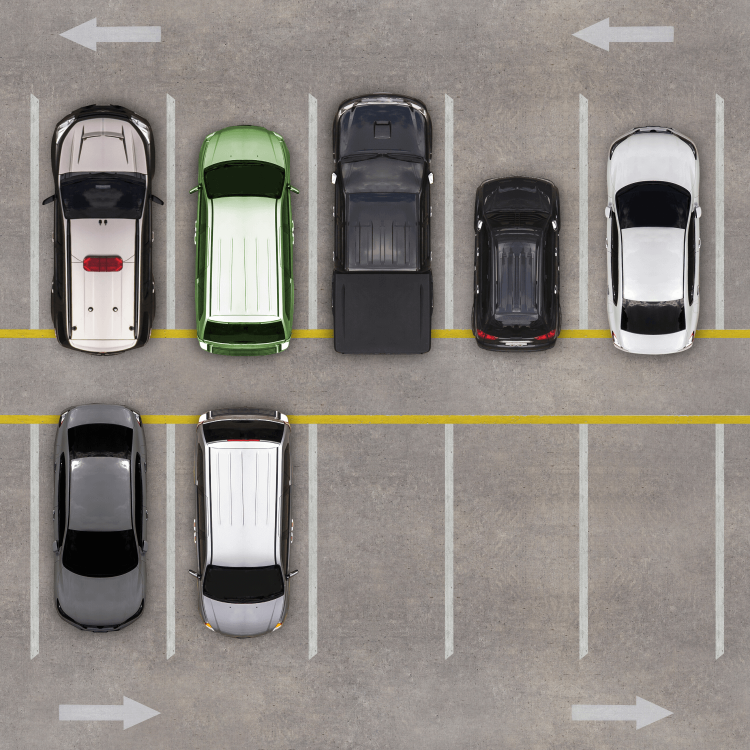
#> input picture Imagens/Estacionamento.png, 1500 x 1500 px, found by its file name (shown at 1/2 size)
$ python 'Detectando Vagas - Exemplo 1 - Versão 1.0.0.py'
#> lines starting #> are read from the running program, lines starting #| are printed output that depends on the picture; after the words box and inside, x2 and y2 are one past the last pixel; in counts of white or black regions, pixels touching at a corner belong together

#
########################################################################
# Importação das Bibliotecas Necessárias
########################################################################
#
import cv2 as cv
import numpy as np
import matplotlib.pyplot as plt
import os
from pathlib import Path

#
########################################################################
# Funções de Apoio
########################################################################
#
def LimpaTerminal ():
    if os.name == "nt":
       _ = os.system( "cls" )
    else:
      _ = os.system( "clear ")
    return ()

#
########################################################################
# Definições Gerais
########################################################################
#
NomeImagem = "Estacionamento.png"
dirRaiz = Path.home()
dirBase = "LocalCV"
dirImagem = "Imagens"
dirCaminhoImagem = str(Path(dirRaiz, dirBase, dirImagem, NomeImagem))
LarguraLinha = 3
CorLinhaLivre = (0, 255, 0 )
CorLinhaOcupada = (0, 0, 255 )
Debug = False
ListaVagas = [
               [ 31,  74, 101, 193],
               [141,  74, 101, 193],
               [255,  74, 101, 193],
               [363,  74, 101, 193],
               [470,  74, 101, 193],
               [ 33, 341, 101, 193],
               [143, 341, 101, 193],
               [256, 341, 101, 193],
               [363, 341, 101, 193],
               [472, 341, 101, 193]
             ]

#
########################################################################
# Lendo e Checando se a Imagem Foi Lida com Sucesso
########################################################################
#
imgBase = cv.imread ( dirCaminhoImagem, cv.IMREAD_COLOR)
#> imgBase is the input picture: shape (1500, 1500, 3); mean B, G, R 129.7, 135.3, 140.8
if imgBase is None:
   LimpaTerminal ()
   print( "Não Foi Localizada a Imagem : ", NomeImagem)
   exit ()

#
########################################################################
# Reduzindo o Tamanho da Imagem
########################################################################
#
imgReduzida = cv.resize(imgBase, (0,0), fx=0.4, fy=0.4, interpolation = cv.INTER_AREA)
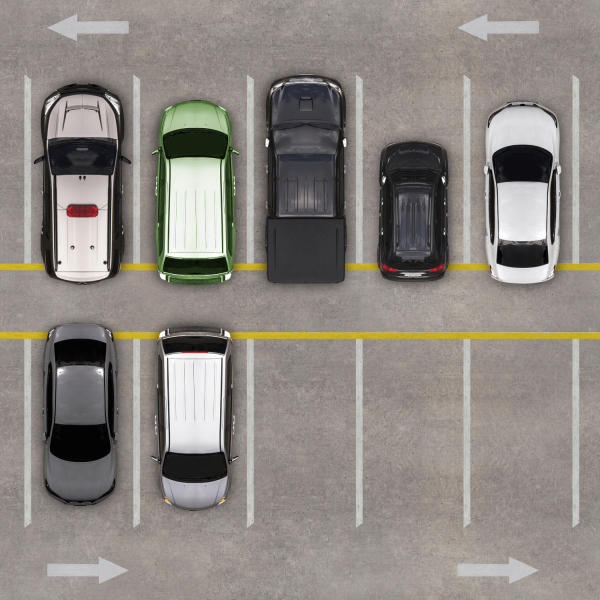
#> imgReduzida: shape (600, 600, 3); mean B, G, R 129.7, 135.3, 140.8

#
########################################################################
# Selecionando a Região de Interesse
########################################################################
#
imgResultado = np.copy (imgReduzida)
for xPos, yPos, Largura, Altura in ListaVagas:
      PontoInicial = (xPos,yPos)
      PontoFinal = (xPos+Largura,yPos+Altura)

      imgResultadoCinza = cv.cvtColor ( imgResultado, cv.COLOR_BGR2GRAY )
      imgResultadoLimiar = cv.adaptiveThreshold (imgResultadoCinza, 255, cv.ADAPTIVE_THRESH_GAUSSIAN_C, cv.THRESH_BINARY_INV, 25, 16)
      imgResultadoBlur = cv.medianBlur (imgResultadoLimiar, 5)
      Kernel = np.ones ( (3,3), np.int8)
      imgResultadoDilatado = cv.dilate (imgResultadoBlur, Kernel)

      imgPedaco = imgResultadoDilatado [yPos:yPos+Altura, xPos:xPos+Largura]
      iBrancos = cv.countNonZero (imgPedaco)

      if (Debug):
         cv.putText (imgResultado, str(iBrancos), (xPos, yPos+Altura-10), cv.FONT_HERSHEY_SIMPLEX, 0.5, (255,255,255), 1)

      if (iBrancos > 1500):
         imgResultado = cv.rectangle (imgResultado, PontoInicial, PontoFinal, CorLinhaOcupada, LarguraLinha)
      else:
         imgResultado = cv.rectangle (imgResultado, PontoInicial, PontoFinal, CorLinhaLivre, LarguraLinha)
#> this loop made 10 passes
#> iBrancos on passes 1 to 10: 6926, 4018, 2717, 1875, 4981, 3300, 4079, 236, 91, 0
#> pass 1, `imgResultadoLimiar = cv.adaptiveThreshold (imgResultadoCinza, 255, cv...`:
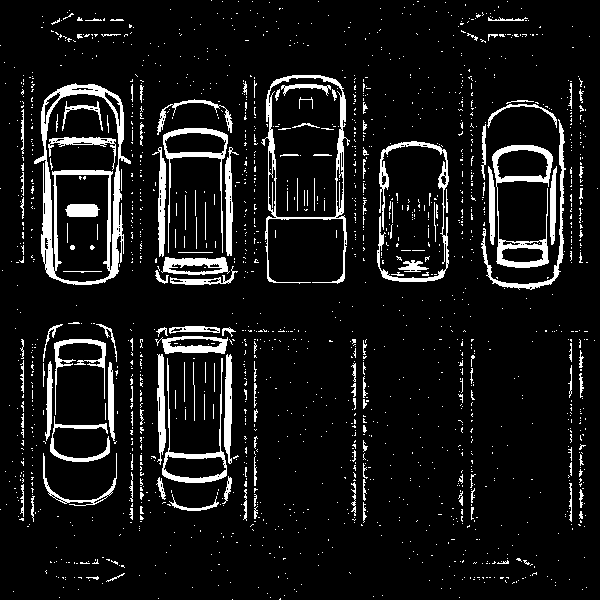
#> imgResultadoLimiar: shape (600, 600); 8.7% white; 1718 white regions (1565 under 20 px), largest, box (x1, y1, x2, y2) and area: (34, 83, 131, 285) 4137, (261, 75, 350, 284) 2012, (492, 145, 553, 268) 1720
#> pass 1, `imgResultadoDilatado = cv.dilate (imgResultadoBlur, Kernel)`:
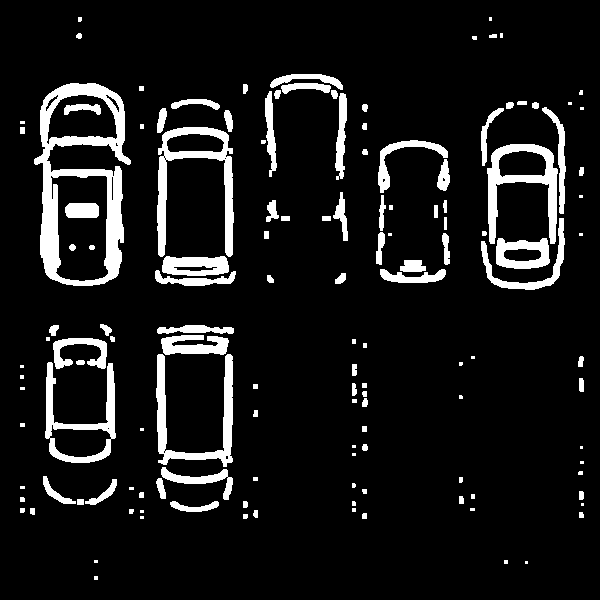
#> imgResultadoDilatado: shape (600, 600); 9.3% white; 138 white regions (38 under 20 px), largest, box (x1, y1, x2, y2) and area: (34, 83, 131, 286) 6700, (157, 127, 234, 257) 2796, (487, 144, 558, 244) 2384
#> after the loop: imgPedaco: shape (193, 101); every value is 0
#> after the loop:
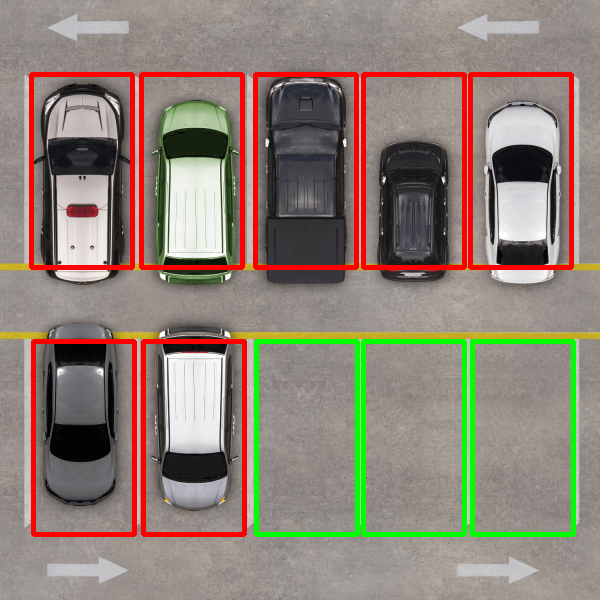
#> imgResultado: shape (600, 600, 3); 8.13% of pixels changed, all inside (x1, y1, x2, y2) = (29, 72, 576, 537)
#> after the loop:
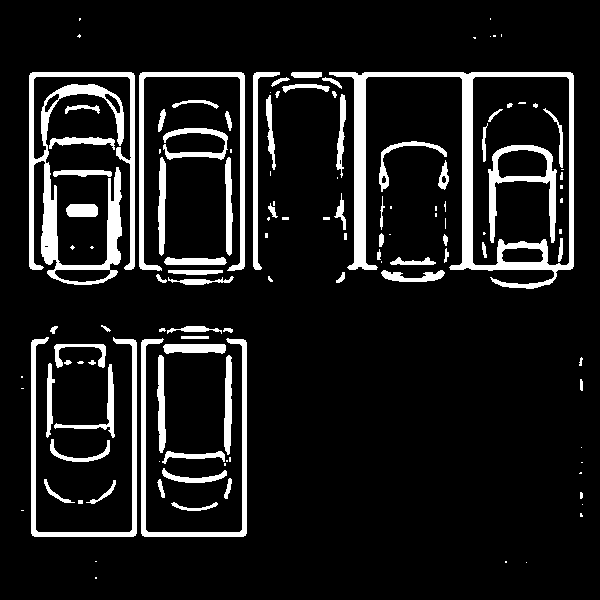
#> imgResultadoBlur: shape (600, 600); 11% white; 126 white regions (50 under 20 px), largest, box (x1, y1, x2, y2) and area: (329, 72, 574, 289) 8187, (29, 72, 135, 285) 6835, (141, 338, 247, 537) 2609
#> after the loop:
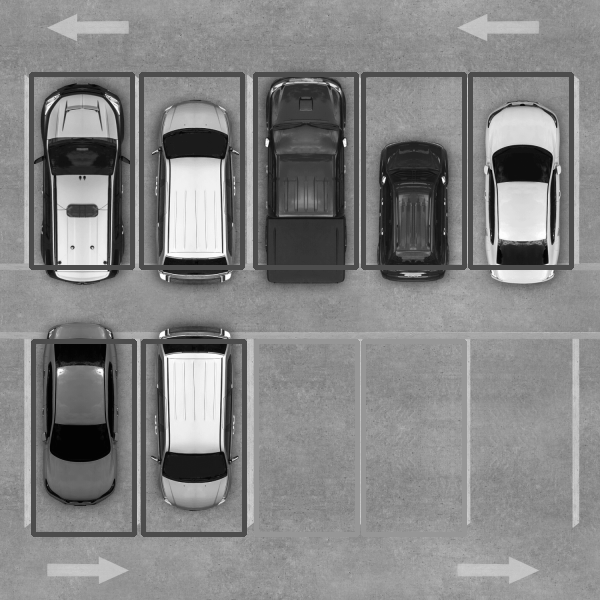
#> imgResultadoCinza: shape (600, 600); min 3, max 253, mean 132.4
#> after the loop:
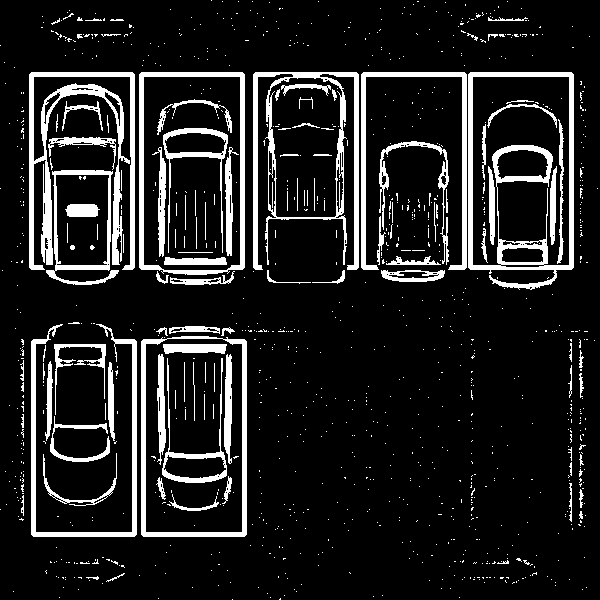
#> imgResultadoLimiar: shape (600, 600); 12.5% white; 1111 white regions (1008 under 20 px), largest, box (x1, y1, x2, y2) and area: (29, 72, 135, 270) 5323, (468, 72, 574, 290) 4773, (253, 72, 359, 270) 4124

#
########################################################################
# Apresentando a Imagem
########################################################################
#
cv.imshow ( "Imagem Base", imgReduzida)
cv.imshow ( "Imagem Desenhada", imgResultado)
cv.waitKey(0)
cv.destroyAllWindows()

########################################################################
# FIM DO PROGRAMA
########################################################################
